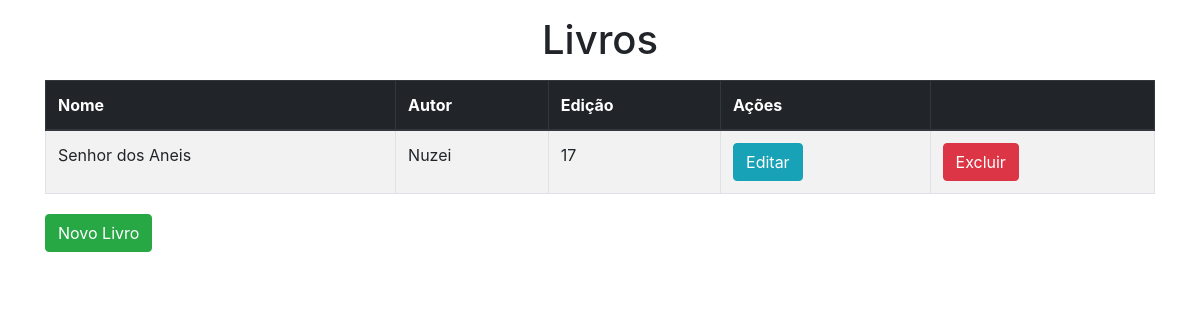
Before: / with the older database file.
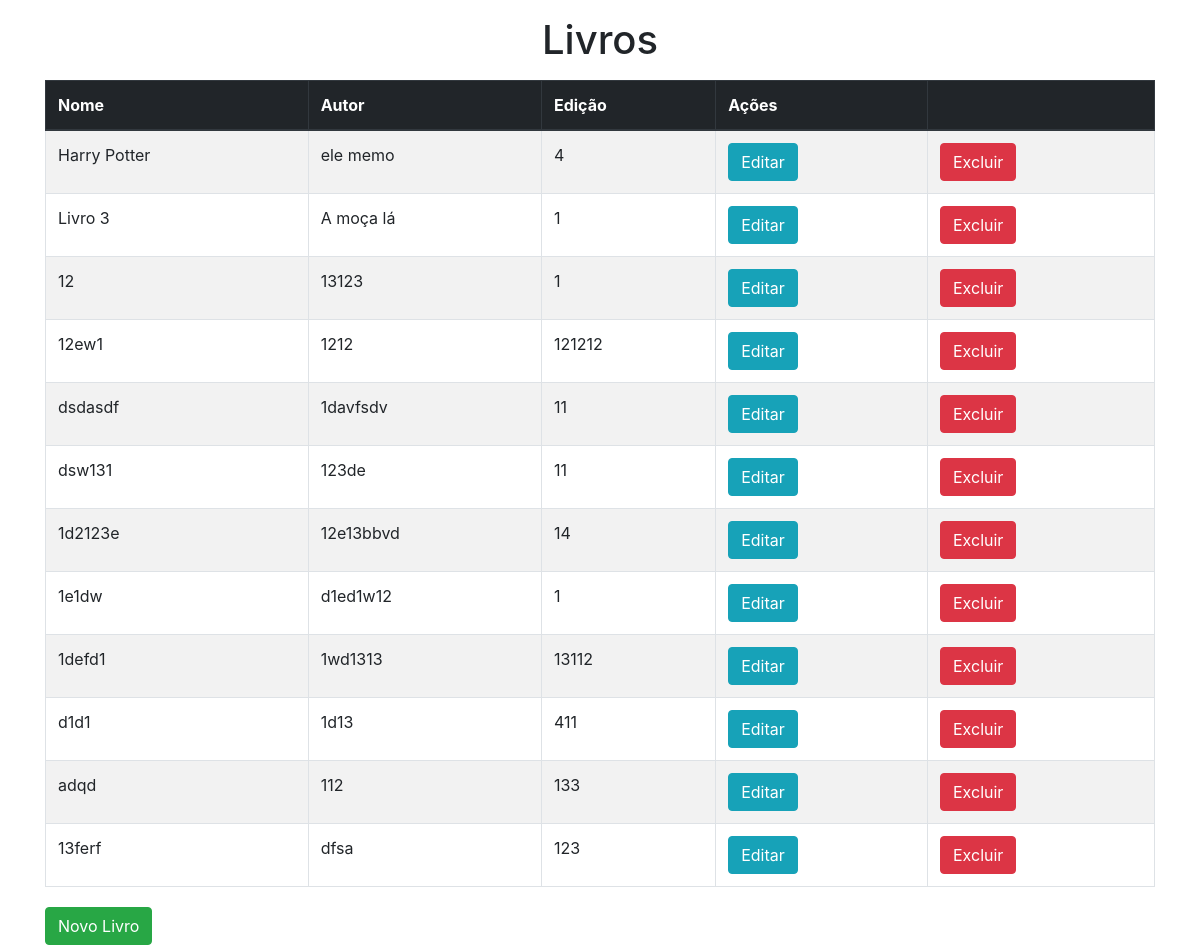
After: the same page with the newer database file.
### crudBooks/models.py (models this page shows, shortened)
class Livro(models.Model):
   nome = models.CharField(max_length=100)
   autor= models.CharField(max_length=100)
   edicao = models.IntegerField()

### crudBooks/views.py (the view)
# urls.py: path('', home, name = 'home'),
def home(request):
	data = {}
	data['livros'] = Livro.objects.all()
	return render(request, 'crudBooks/index.html', data)

### crudBooks/templates/crudBooks/index.html (shortened to what this page needs)
<!DOCTYPE html>
<html>
<head>
	<link rel="stylesheet" href="https://maxcdn.bootstrapcdn.com/bootstrap/4.1.3/css/bootstrap.min.css">
	<link rel="stylesheet" href="https://cdn.datatables.net/1.10.19/css/dataTables.bootstrap4.min.css">
</head>
<body>
	<div class="container">
		<h1 class="text-center mt-3 mb-3">Livros</h1>
		<table id="example" class="table table-striped table-bordered" style="width:100%">
			<thead class="thead-dark">
				<tr>
					<th scope="col">Nome</th>
					<th scope="col">Autor</th>
					<th scope="col">Edição</th>
					<th scope="col">Ações</th>
					<th scope="col"></th>
				</tr>
			</thead>
			<tbody>
				{% for livro in livros %}
				<tr>
					<td>{{ livro.nome }}</td>
					<td>{{ livro.autor }}</td>
					<td>{{ livro.edicao }}</td>
					<td><a href="{% url 'update' livro.id %}" class="btn btn-info">Editar</a></td>
					<td><a href="{% url 'delete' livro.id %}" class="btn btn-danger">Excluir</a></td>
				</tr>
				{% endfor %}
			</tbody>
		</table>
		<a href="{% url 'create' %}" class='btn btn-success mt-1'>Novo Livro</a>
	</div>
</body>
</html>

Changed rows visible on the page:
removed Livro: nome "Senhor dos Aneis", autor "Nuzei", edicao "17"
added Livro: nome "Harry Potter", autor "ele memo", edicao "4"
added Livro: nome "Livro 3", autor "A moça lá", edicao "1"
added Livro: nome "12", autor "13123", edicao "1"
added Livro: nome "12ew1", autor "1212", edicao "121212"
added Livro: nome "dsdasdf", autor "1davfsdv", edicao "11"
added Livro: nome "dsw131", autor "123de", edicao "11"
added Livro: nome "1d2123e", autor "12e13bbvd", edicao "14"
added Livro: nome "1e1dw", autor "d1ed1w12", edicao "1"
added Livro: nome "1defd1", autor "1wd1313", edicao "13112"
added Livro: nome "d1d1", autor "1d13", edicao "411"
added Livro: nome "adqd", autor "112", edicao "133"
added Livro: nome "13ferf", autor "dfsa", edicao "123"
